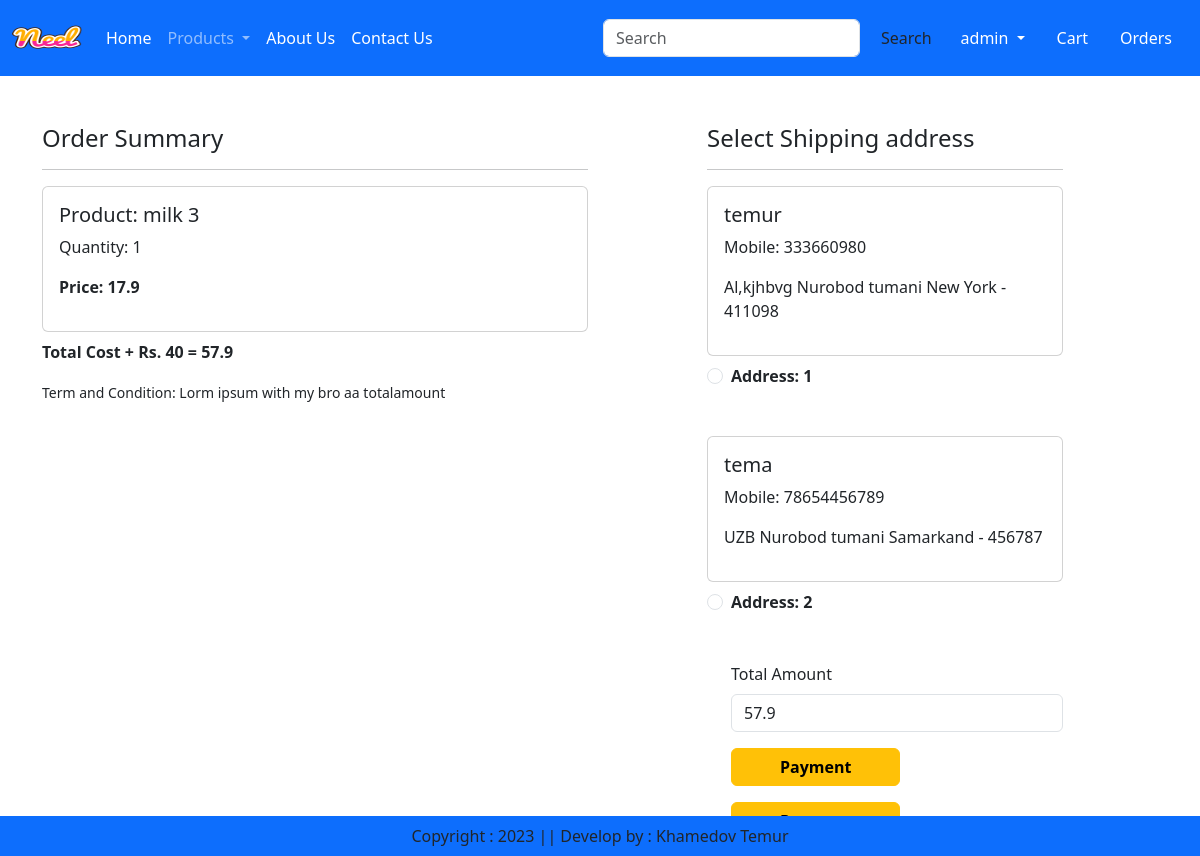
The page /checkout/ (signed in) on the database as committed earlier.
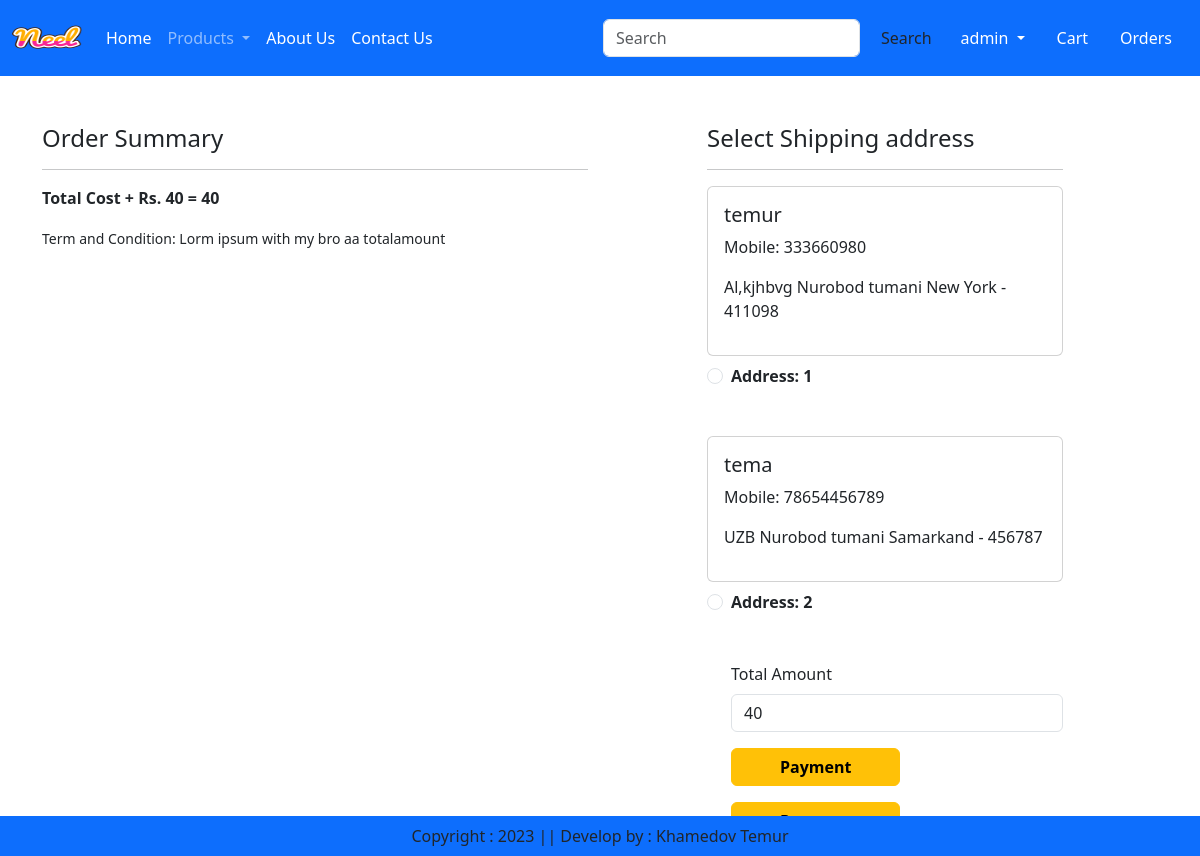
The same page on the database as committed later.
### commerce/models.py (models this page shows, shortened)
class Cart(models.Model):
    user = models.ForeignKey(User, on_delete=models.CASCADE)
    product = models.ForeignKey(Product, on_delete=models.CASCADE)
    quantity = models.PositiveIntegerField(default=1)

class Product(models.Model):
    title = models.CharField(max_length=100)
    selling_price = models.FloatField()
    discounted_price = models.FloatField()
    description = models.TextField()
    composition = models.TextField(default='')
    prodapp = models.TextField(default='')
    category = models.ForeignKey(Category, on_delete=models.CASCADE)
    product_image = models.ImageField(upload_to='product/')

### user/models.py (models this page shows, shortened)
class Customer(models.Model):
    user = models.ForeignKey(User, on_delete=models.CASCADE)
    name = models.CharField(max_length=200, null=True)
    locality = models.CharField(max_length=200, blank=True, null=True)
    city = models.CharField(max_length=50, null=True)
    mobile = models.IntegerField(default=0, null=True)
    zipcode = models.IntegerField(null=True)
    state = models.CharField(max_length=100, blank=True, null=True)

### commerce/views.py (the view, shortened to what this page needs)
# urls.py: path('checkout/', Checkout.as_view(), name='checkout'),
class Checkout(View):
    def get(self, request):
        user = request.user
        add = Customer.objects.filter(user=user)
        cart_items = Cart.objects.filter(user=user)
        famount = 0
        for p in cart_items:
            value = p.quantity * p.product.discounted_price
            famount = famount + value
        totalamount = famount + 40
        return render(request, 'checkout.html', locals())

### commerce/context_processors.py (called while the page is built)
def category_list(request):
    categories = Category.objects.all()
    return {'categories' : categories}

### templates/checkout.html (shortened to what this page needs)
{% extends 'base.html' %}
{% load static %}
{% block main-content %}
<div class="container">
    <div class="row mt-5">
        <div class="col-sm-6">
            <h4>Order Summary</h4>
            <hr>
            {% for item in cart_items %}
                <div class="card mb-2">
                    <div class="card-body">
                        <h5>Product: {{ item.product.title }}</h5>
                        <p>Quantity: {{ item.quantity }}</p>
                        <p class="fw-bold">Price: {{ item.product.discounted_price }}</p>
                    </div>
                </div>
            {% endfor %}
            <p class="fw-bold">Total Cost + Rs. 40 =  {{ totalamount }}</p>
            <small>Term and Condition: Lorm ipsum with my bro aa totalamount</small>
        </div>
        <div class="col-sm-4 offset-sm-1">
            <h4>Select Shipping address</h4>
            <hr>
            <form method="post" id="myform">
                {% for ad in add %}
                    <div class="card">
                        <div class="card-body">
                            <h5>{{ ad.name }}</h5>
                            <p>Mobile: {{ ad.mobile }}</p>
                            <p>{{ ad.locality }} {{ ad.city }} {{ ad.state }} - {{ ad.zipcode }}</p>
                        </div>
                    </div>
                    <div class="form-check mt-2 mb-5">
                        <input class="form-check-input" type="radio" name="custid" id="custadd{{ forloop.counter }}" value="{{ ad.id}}">
                        <label class="form-check-label fw-bold" for="custadd{{ forloop.counter }}" >Address: {{ forloop.counter }}</label>
                    </div>
                {% endfor %}
                <div class="form-check  mb-3">
                    <div>
                    <label class="form-label">Total Amount</label>
                    <input type="number" class="form-control" name="totamount" value="{{ totalamount }}" readonly>
                    </div>
                    <button type="submit" class="btn btn-warning mt-3 px-5 fw-bold">Payment</button>
                    <div class="col-4">
                        <button type="submit" class="btn btn-warning mt-3 px-5 fw-bold">Payment</button>
                    </div>
                </div>
            </form>
        </div>
    </div>
</div>
{% endblock main-content %}

Rows that differ between the two databases and show on the page:
removed Cart: product "milk 3", quantity "1", product.discounted_price "17.9"
Other text that changed with them:
{{ totalamount }}: "57.9" → "40"
form field totamount: "57.9" → "40"
